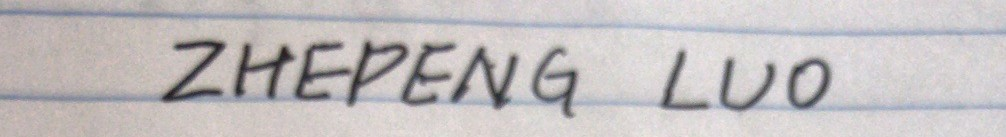
#> input picture learning/string similarity/handwritten names/ZL1.jpg, 1006 x 137 px
$ python seperate_number.py   (older library calls are emulated)
#> lines starting #> are read from the running program, lines starting #| are printed output that depends on the picture; after the words box and inside, x2 and y2 are one past the last pixel; in counts of white or black regions, pixels touching at a corner belong together; long printed decimals are rounded
import sys
from copy import *
import numpy as np
import cv2

im = cv2.imread("handwritten names/ZL1.jpg")
#> im is the input picture: shape (137, 1006, 3); mean B, G, R 190.9, 190.2, 194.8
im = cv2.resize(im, None,fx = 0.4, fy = 0.4, interpolation = cv2.INTER_LINEAR)
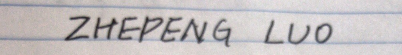
#> im: shape (55, 402, 3); mean B, G, R 190.9, 190.2, 194.9


gray = cv2.cvtColor(im,cv2.COLOR_BGR2GRAY)
blur = cv2.GaussianBlur(gray,(5,5),0)
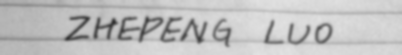
#> blur: shape (55, 402); min 51, max 226, mean 191.6
thresh = cv2.adaptiveThreshold(blur,255,cv2.ADAPTIVE_THRESH_GAUSSIAN_C,cv2.THRESH_BINARY,11,6)
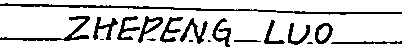
#> thresh: shape (55, 402); 85.2% white; 18 black regions (5 under 20 px)

#################      Now finding Contours         ###################

image,contours,hierarchy = cv2.findContours(thresh,cv2.RETR_CCOMP,cv2.CHAIN_APPROX_SIMPLE)
#> contours = 19 contours, 4 with area under 20; largest, box (x1, y1, x2, y2) and area: (0, 6, 402, 55) 16721, (0, 0, 402, 12) 2912, (137, 15, 164, 44) 318, (314, 22, 334, 45) 314, (179, 17, 209, 45) 294
# cv2.drawContours(im, contours, -1, (0, 0, 255),1)
print(hierarchy)
#> (printed output is left out)

samples =  np.empty((0,100))
responses = []
keys = [i for i in range(48,58)]


for cnt in contours:
	if cv2.contourArea(cnt)>100 and cv2.contourArea(cnt)<10000:
		[x,y,w,h] = cv2.boundingRect(cnt)
		print(cv2.contourArea(cnt))
		if  h>1:
			cv2.rectangle(im,(x,y),(x+w,y+h),(0,0,255),2)
			roi = thresh[y:y+h,x:x+w]
			roismall = cv2.resize(roi,(10,10))
			print(w/h)
			cv2.imshow('norm',im)
			key = cv2.waitKey(0)

			if key == 27:  # (escape to quit)
				break
			elif key in keys:
				responses.append(int(chr(key)))
				sample = roismall.reshape((1,100))
				samples = np.append(samples,sample,0)
#> this loop made 10 passes; (key Esc is pressed on pass 10)
#> (x, y, w, h) on pass 10: (314, 22, 20, 23)
#| 314.5
#| 0.8696
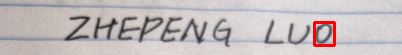
#> im: shape (55, 402, 3); 1.15% of pixels changed, all inside (x1, y1, x2, y2) = (313, 21, 336, 47)
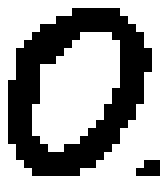
#> roi: shape (23, 20) (shown 8 times larger); 61.1% white; 2 black regions (1 under 20 px), largest, box (x1, y1, x2, y2) and area: (1, 1, 19, 22) 174
#> after the loop, responses = []

responses = np.array(responses,np.float32)
#> responses = empty array
responses = responses.reshape((responses.size,1))
print ("training complete")

print(samples)
print(responses)
np.savetxt("generalsamples.data",samples)
np.savetxt("generalresponses.data",responses)
